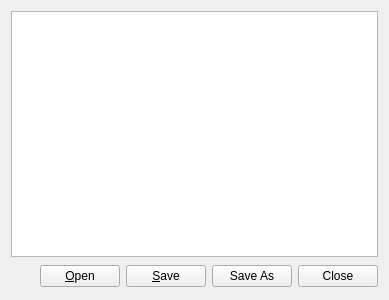
<?xml version="1.0" encoding="UTF-8"?>
<ui version="4.0">
 <class>SourceEditor</class>
 <widget class="QWidget" name="SourceEditor">
  <property name="geometry">
   <rect>
    <x>0</x>
    <y>0</y>
    <width>389</width>
    <height>300</height>
   </rect>
  </property>
  <property name="windowTitle">
   <string>Form</string>
  </property>
  <layout class="QGridLayout" name="gridLayout">
   <item row="0" column="0">
    <layout class="QVBoxLayout" name="verticalLayout">
     <item>
      <widget class="QTextEdit" name="textEdit"/>
     </item>
     <item>
      <layout class="QHBoxLayout" name="horizontalLayout">
       <item>
        <spacer name="horizontalSpacer">
         <property name="orientation">
          <enum>Qt::Horizontal</enum>
         </property>
         <property name="sizeHint" stdset="0">
          <size>
           <width>48</width>
           <height>26</height>
          </size>
         </property>
        </spacer>
       </item>
       <item>
        <widget class="QPushButton" name="openButton">
         <property name="toolTip">
          <string>Open another source code file</string>
         </property>
         <property name="text">
          <string>&amp;Open</string>
         </property>
         <property name="shortcut">
          <string>Ctrl+O</string>
         </property>
        </widget>
       </item>
       <item>
        <widget class="QPushButton" name="saveButton">
         <property name="toolTip">
          <string>Save the current source file</string>
         </property>
         <property name="text">
          <string>&amp;Save</string>
         </property>
         <property name="shortcut">
          <string>Ctrl+S</string>
         </property>
        </widget>
       </item>
       <item>
        <widget class="QPushButton" name="saveAsButton">
         <property name="toolTip">
          <string>Save As the current source file</string>
         </property>
         <property name="text">
          <string>Save As</string>
         </property>
         <property name="shortcut">
          <string>Ctrl+Shift+S</string>
         </property>
        </widget>
       </item>
       <item>
        <widget class="QPushButton" name="closeButton">
         <property name="toolTip">
          <string>Close editor</string>
         </property>
         <property name="text">
          <string>Close</string>
         </property>
         <property name="shortcut">
          <string>Ctrl+W</string>
         </property>
        </widget>
       </item>
      </layout>
     </item>
    </layout>
   </item>
  </layout>
 </widget>
 <resources/>
 <connections/>
</ui>
